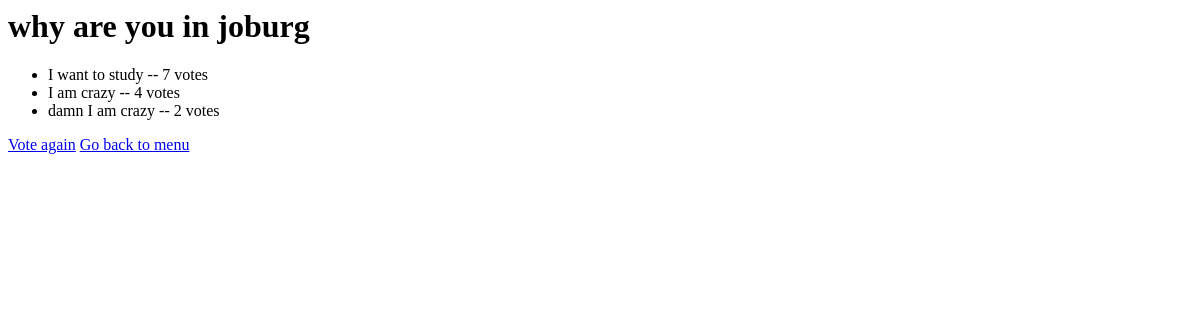
/polls/1/results/, run on an earlier commit of the app's database.
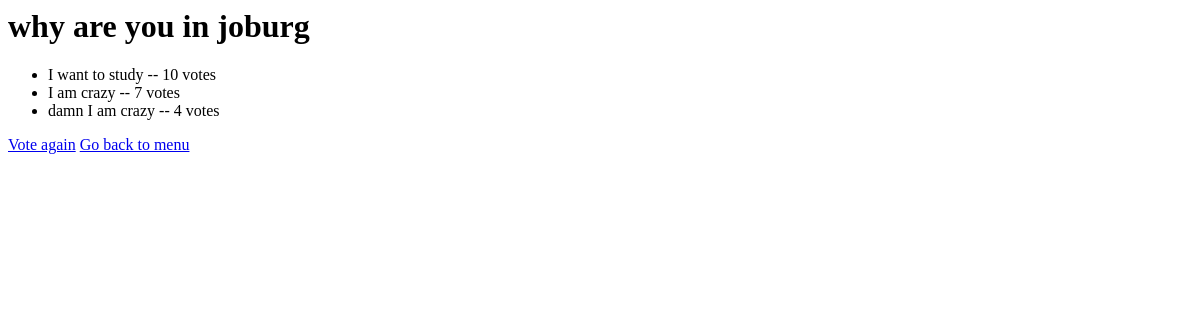
And on a later commit of the database.
### polls/models.py (models this page shows, shortened)
class Question(models.Model):
    question_text=models.CharField(max_length=200)
    pub_date=models.DateTimeField('date published')

class Choice(models.Model):
    question=models.ForeignKey(Question,on_delete=models.CASCADE)
    choice_text=models.CharField(max_length=200)
    votes=models.IntegerField(default=0)

### polls/views.py (the view)
# urls.py: path('<int:pk>/results/',views.ResultsView.as_view(),name="results"),
class ResultsView(generic.DetailView):
    model=Question
    template_name='polls/results.html'

### polls/templates/polls/results.html
<h1>{{ question.question_text }}</h1>
<ul>
    {% for choice in question.choice_set.all %}
        <li>{{ choice.choice_text }} -- {{ choice.votes }} vote{{ choice.votes|pluralize }}</li>
    {% endfor %}
</ul>
<a href="{% url 'polls:detail' question.id %}">Vote again</a>
<a href="{% url 'polls:index' %}">Go back to menu</a>

What changed in the data, as far as the page shows it:
changed Choice "I want to study": votes "7" → "10"
changed Choice "I am crazy": votes "4" → "7"
changed Choice "damn I am crazy": votes "2" → "4"
